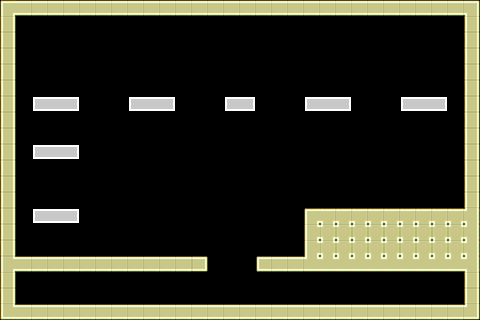

The image is a tile-based game level rendered from a .tmx file. Its description and source (layers, tilesets, objects; grid data summarised) follow:
An orthogonal 30x20 tile map with 16x16 px tiles, 2 tile layers (bricks, solidbricks), 2 tilesets and 13 objects (6x PowerUpSpawnPoint, 3x StarInGameCurrency, diagonalFlyerSpawnPoint, SpawnPoint, TimeBomb, ...).

<map version="1.0" orientation="orthogonal" width="30" height="20" tilewidth="16" tileheight="16">
 <tileset firstgid="1" name="TileSetTemplate" tilewidth="16" tileheight="16">
  <image source="TileSetTemplate.png" width="64" height="64" />
 </tileset>
 <tileset firstgid="17" name="TileSetTemplateSolid" tilewidth="16" tileheight="16">
  <image source="TileSetTemplateSolid.png" width="64" height="64" />
 </tileset>
 <layer name="bricks" width="30" height="20">
  <data>[600 cells, 20 non-empty, 3 distinct tile ids]</data>
 </layer>
 <layer name="solidbricks" width="30" height="20">
  <data>[600 cells, 151 non-empty, 13 distinct tile ids]</data>
 </layer>
 <objectgroup name="Objects" width="30" height="20">
  <object name="diagonalFlyerSpawnPoint" x="244" y="99">
   <properties>
    <property name="diagonalFlyerSpawnPoint" value="1" />
   </properties>
  </object>
  <object name="SpawnPoint" x="57" y="287">
   <properties>
    <property name="SpawnPoint" value="1" />
   </properties>
  </object>
  <object name="TimeBomb" x="365" y="190">
   <properties>
    <property name="TimeBomb" value="1" />
   </properties>
  </object>
  <object name="ExitDoor" x="427" y="193">
   <properties>
    <property name="ExitDoor" value="1" />
   </properties>
  </object>
  <object name="StarInGameCurrency" x="420" y="46">
   <properties>
    <property name="StarInGameCurrency" value="1" />
   </properties>
  </object>
  <object name="StarInGameCurrency" x="54" y="47">
   <properties>
    <property name="StarInGameCurrency" value="1" />
   </properties>
  </object>
  <object name="StarInGameCurrency" x="445" y="289">
   <properties>
    <property name="StarInGameCurrency" value="1" />
   </properties>
  </object>
  <object name="PowerUpSpawnPoint" x="143" y="49">
   <properties>
    <property name="PowerUpSpawnPoint" value="0" />
   </properties>
  </object>
  <object name="PowerUpSpawnPoint" x="163" y="49">
   <properties>
    <property name="PowerUpSpawnPoint" value="1" />
   </properties>
  </object>
  <object name="PowerUpSpawnPoint" x="229" y="51">
   <properties>
    <property name="PowerUpSpawnPoint" value="2" />
   </properties>
  </object>
  <object name="PowerUpSpawnPoint" x="250" y="51">
   <properties>
    <property name="PowerUpSpawnPoint" value="3" />
   </properties>
  </object>
  <object name="PowerUpSpawnPoint" x="320" y="51">
   <properties>
    <property name="PowerUpSpawnPoint" value="4" />
   </properties>
  </object>
  <object name="PowerUpSpawnPoint" x="338" y="50">
   <properties>
    <property name="PowerUpSpawnPoint" value="1" />
   </properties>
  </object>
 </objectgroup>
</map>
